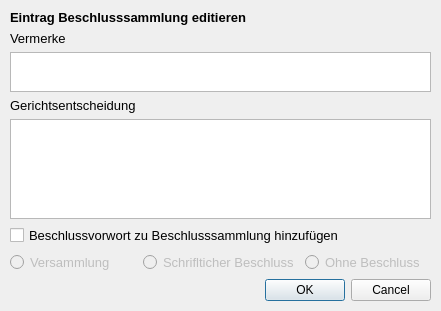
<?xml version="1.0" encoding="UTF-8"?>
<ui version="4.0">
 <class>DecissionLibraryEditDialog</class>
 <widget class="QDialog" name="DecissionLibraryEditDialog">
  <property name="geometry">
   <rect>
    <x>0</x>
    <y>0</y>
    <width>441</width>
    <height>311</height>
   </rect>
  </property>
  <property name="windowTitle">
   <string>Dialog</string>
  </property>
  <widget class="QWidget" name="gridLayoutWidget">
   <property name="geometry">
    <rect>
     <x>10</x>
     <y>10</y>
     <width>421</width>
     <height>291</height>
    </rect>
   </property>
   <layout class="QGridLayout" name="gridLayout">
    <item row="3" column="0">
     <widget class="QLabel" name="label_3">
      <property name="font">
       <font>
        <pointsize>10</pointsize>
       </font>
      </property>
      <property name="text">
       <string>Vermerke</string>
      </property>
     </widget>
    </item>
    <item row="6" column="0">
     <widget class="QTextEdit" name="courtOrder">
      <property name="acceptRichText">
       <bool>false</bool>
      </property>
     </widget>
    </item>
    <item row="0" column="0">
     <widget class="QLabel" name="label">
      <property name="font">
       <font>
        <pointsize>10</pointsize>
        <weight>75</weight>
        <bold>true</bold>
       </font>
      </property>
      <property name="text">
       <string>Eintrag Beschlusssammlung editieren</string>
      </property>
     </widget>
    </item>
    <item row="7" column="0">
     <widget class="QCheckBox" name="addDescription">
      <property name="font">
       <font>
        <pointsize>10</pointsize>
       </font>
      </property>
      <property name="text">
       <string>Beschlussvorwort zu Beschlusssammlung hinzufügen</string>
      </property>
     </widget>
    </item>
    <item row="11" column="0">
     <widget class="QDialogButtonBox" name="buttonBox">
      <property name="orientation">
       <enum>Qt::Horizontal</enum>
      </property>
      <property name="standardButtons">
       <set>QDialogButtonBox::Cancel|QDialogButtonBox::Ok</set>
      </property>
     </widget>
    </item>
    <item row="4" column="0">
     <widget class="QTextEdit" name="annotation">
      <property name="maximumSize">
       <size>
        <width>16777215</width>
        <height>40</height>
       </size>
      </property>
      <property name="acceptRichText">
       <bool>false</bool>
      </property>
     </widget>
    </item>
    <item row="5" column="0">
     <widget class="QLabel" name="label_2">
      <property name="font">
       <font>
        <pointsize>10</pointsize>
       </font>
      </property>
      <property name="text">
       <string>Gerichtsentscheidung</string>
      </property>
     </widget>
    </item>
    <item row="8" column="0">
     <layout class="QHBoxLayout" name="horizontalLayout" stretch="0,0,0">
      <property name="sizeConstraint">
       <enum>QLayout::SetFixedSize</enum>
      </property>
      <item>
       <widget class="QRadioButton" name="mitBeschlussoption">
        <property name="enabled">
         <bool>false</bool>
        </property>
        <property name="font">
         <font>
          <pointsize>10</pointsize>
         </font>
        </property>
        <property name="text">
         <string>Versammlung</string>
        </property>
       </widget>
      </item>
      <item>
       <widget class="QRadioButton" name="schriftlicherBeschluss">
        <property name="enabled">
         <bool>false</bool>
        </property>
        <property name="font">
         <font>
          <pointsize>10</pointsize>
         </font>
        </property>
        <property name="text">
         <string>Schriflticher Beschluss</string>
        </property>
       </widget>
      </item>
      <item>
       <widget class="QRadioButton" name="ohneBeschlussoption">
        <property name="enabled">
         <bool>false</bool>
        </property>
        <property name="font">
         <font>
          <pointsize>10</pointsize>
         </font>
        </property>
        <property name="text">
         <string>Ohne Beschluss</string>
        </property>
       </widget>
      </item>
     </layout>
    </item>
   </layout>
  </widget>
 </widget>
 <resources/>
 <connections>
  <connection>
   <sender>buttonBox</sender>
   <signal>accepted()</signal>
   <receiver>DecissionLibraryEditDialog</receiver>
   <slot>accept()</slot>
   <hints>
    <hint type="sourcelabel">
     <x>248</x>
     <y>254</y>
    </hint>
    <hint type="destinationlabel">
     <x>157</x>
     <y>274</y>
    </hint>
   </hints>
  </connection>
  <connection>
   <sender>buttonBox</sender>
   <signal>rejected()</signal>
   <receiver>DecissionLibraryEditDialog</receiver>
   <slot>reject()</slot>
   <hints>
    <hint type="sourcelabel">
     <x>316</x>
     <y>260</y>
    </hint>
    <hint type="destinationlabel">
     <x>286</x>
     <y>274</y>
    </hint>
   </hints>
  </connection>
 </connections>
</ui>
